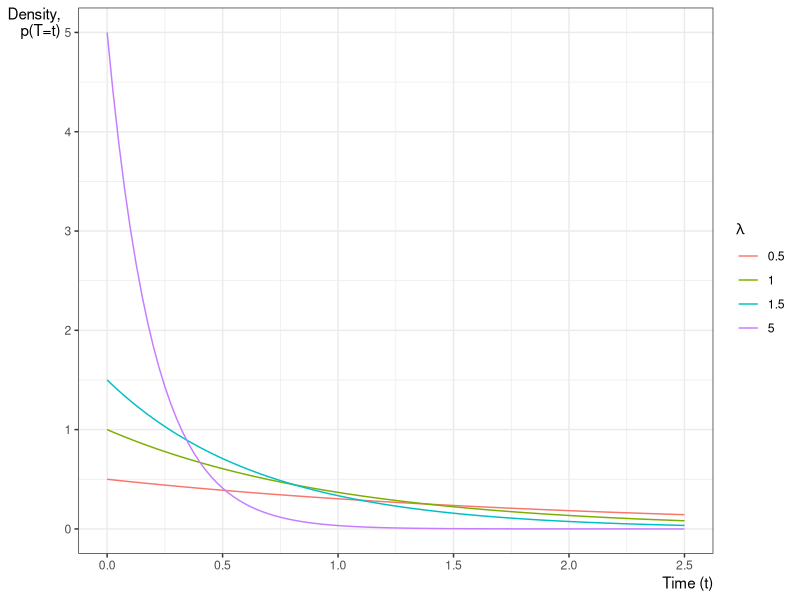

Write the R code that produced this figure.
## ---- chunk 1
library(ggplot2)
ggplot() +
  geom_function(
    aes(col = "0.5"),
    fun = \(x) dexp(x, rate = 0.5)
  ) +
  geom_function(
    aes(col = "1"),
    fun = \(x) dexp(x, rate = 1)
  ) +
  geom_function(
    aes(col = "1.5"),
    fun = \(x) dexp(x, rate = 1.5)
  ) +
  geom_function(
    aes(col = "5"),
    fun = \(x) dexp(x, rate = 5)
  ) +
  theme_bw() +
  ylab("Density,\np(T=t)") +
  guides(col = guide_legend(title = expr(lambda))) +
  xlab("Time (t)") +
  xlim(0, 2.5) +
  theme(
    axis.title.x =
      element_text(
        angle = 0,
        vjust = 1,
        hjust = 1
      ),
    axis.title.y =
      element_text(
        angle = 0,
        vjust = 1,
        hjust = 1
      )
  )
